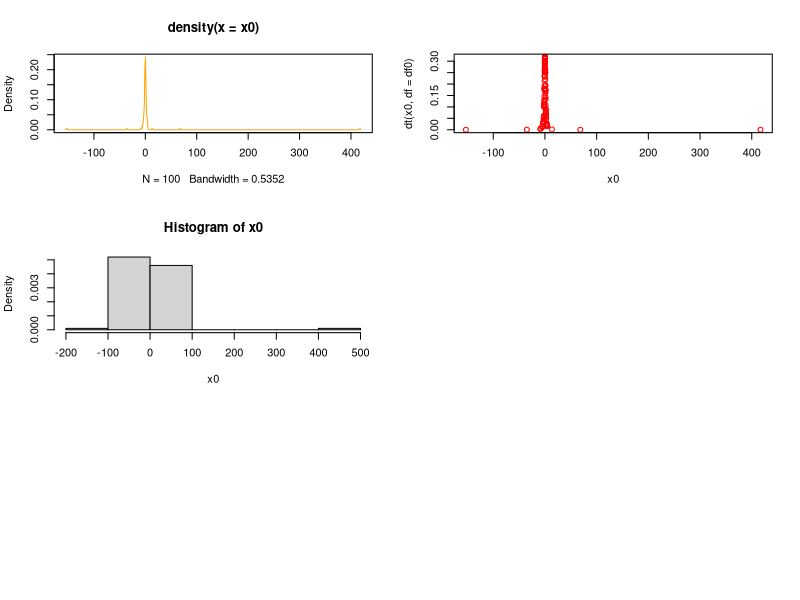

The R script that drew this image: (Note: this script raises an error after producing the figure.)
par(mfrow=c(3,2))
N <- 100

#Student distribution
df0 <- 1
df1 <- 6
df2 <- 5
df3 <- 8
ncp2 <-2 
ncp3 <- 4

x0 <- rt(N, df0)
x1 <- rt(N, df1)
x2 <- rt(N, df2, ncp2)
x3 <- rt(N, df3, ncp3)


plot( density(x0), col='orange')

plot(x0, dt(x0, df=df0), col="red")

hist(x0, prob=TRUE)
curve(dt(x0, df=df0), col="red", add=TRUE)
curve(dt(x1, df=df1), col="green", add=TRUE)
curve(dt(x2, df=df2,ncp2), col="blue", add=TRUE)
curve(dt(x3, df=df3, ncp3), col="magenta", add=TRUE)

lines( density(x0), col='orange')

plot(pt(x0, df0), col="red")
points(pt(x1, df1), col="green")
points(pt(x2, df2,ncp2), col="blue")
points(pt(x3, df3,ncp3), col="magenta")

x <- rchisq(100, 5)
hist(x0, prob=TRUE)
curve( dchisq(x, df=5), col='green', add=TRUE)
curve( dchisq(x, df=10), col='red', add=TRUE )
